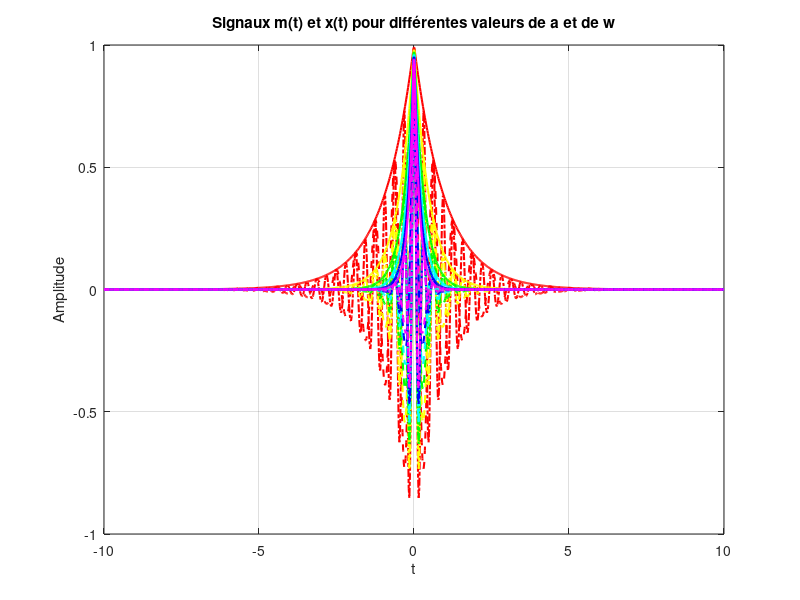

The MATLAB source for this figure:
% Définition des valeurs de a et w
%Pour cette question nous devons faire varier a pour
%voir son impact sur le signal
a_values = [1, 2, 3, 4, 5, 6]; %Valeur de a allant de 1 a 6
omega_values = [10, 20]; %valeur de w  [10,20].

% Définition du domaine temporel
t = linspace(-10, 10, 1000);

% Création d'une seule figure pour afficher tous les signaux
figure;

% Couleurs pour les différentes valeurs de a
colors = hsv(length(a_values));

% Tracé de m(t) pour chaque valeur de a
%nous allons utiliser une boucle pour un tracage rapide des ce signaux 
%chaque valeur de a sera recuperee suivant son index dans la liste de val
%de a et ensuite nous permettra de tracer la courbe.
for i = 1:length(a_values)
    a = a_values(i);
    
    % Calcul du signal m(t) pour la valeur de a actuelle
    m_t = exp(-a * abs(t));
    
    % Affichage du signal m(t)
    plot(t, m_t, 'LineWidth', 1.5, 'Color', colors(i,:));
    hold on;
    
    % Tracé de x(t) pour w = 10 pour la valeur de a actuelle
    x_t_w10 = cos(omega_values(1) * t) .* exp(-a * abs(t));
    plot(t, x_t_w10, '--', 'LineWidth', 1.5, 'Color', colors(i,:));
    
    % Tracé de x(t) pour w = 20 pour la valeur de a actuelle
    x_t_w20 = cos(omega_values(2) * t) .* exp(-a * abs(t));
    plot(t, x_t_w20, '-.', 'LineWidth', 1.5, 'Color', colors(i,:));
end

% Configuration de la figure
xlabel('t');
ylabel('Amplitude');
title('Signaux m(t) et x(t) pour différentes valeurs de a et de w');
grid on;
xlim([-10, 10]);

%{
---------------------interpretation des resulats--------------

À mesure que la valeur de a augmente, l'amplitude du signal diminue. 
Cela est dû au fait que le terme exp(-a(abs(t))décrit une décroissance 
exponentielle du signal en fonction du temps. plus a est grand , plus le signal décroît rapidement.
en termes d'energie Cela signifie que le signal perd son énergie plus
rapidement au fur et à mesure que a augmente
Bien que a n'affecte pas directement la fréquence du signal, 
il influence indirectement la bande passante effective du signal modulé
x(t) , Une valeur plus élevée de a réduit l'amplitude du signal, 
ce qui peut entraîner une diminution de la plage de fréquences significatives dans le signal modulé
%}

% Dans cette version, la légende n'a pas été incluse dans le graphique afin de ne pas alourdir 
% la visualisation et de permettre une meilleure compréhension des signaux tracés. Merci de votre compréhension Monsieur.



